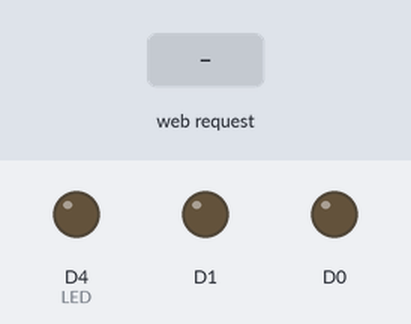
Bench run of a sketch on a simulated ESP8266 (NodeMCU). Shown: output pins drawn as LEDs (lit = HIGH). The inputs (shaded band) are chosen by the test bench. WiFi joins after 1.5 s; servers stay silent unless stated; what the sketch prints to the serial monitor is not drawn.

Above: at 2.7 s.
2.8 s: HTTP request GET /readADC received
At 4.1 s:
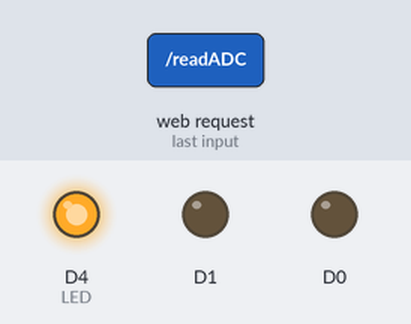
Timing chart, 0 to 5.8 s (numbered marks = the images above; inputs shaded):
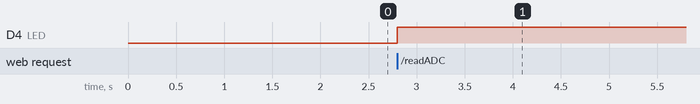

Measured:
- after the input at 2.8 s, D4 (LED): LOW → HIGH at once

The sketch:

Pocket-ECG-Monitor.ino
```cpp
/*
   This is developed by SAMEER TUTEJA and SANYAM CHHAJED and if required to modify it, please contact beforehand.
   https://github.com/sam-tj / https://github.com/Sanyam02
   This is tested for NODEMCU 1.0
   For any suggestions please contact us using GITHUB.
*/


#include <ESP8266WiFi.h>
#include <WiFiClient.h>
#include <ESP8266WebServer.h>

#include "index.h" //Our HTML webpage contents with javascripts

#define LED 2  //On board LED

//SSID and Password of your WiFi router
const char* ssid = "YOUR WIFI SSID";
const char* password = "PASSWORD";

ESP8266WebServer server(80); //Server on port 80

//===============================================================
// This routine is executed when you open its IP in browser
//===============================================================
void handleRoot() {
 String s = MAIN_page; //Read HTML contents
 server.send(200, "text/html", s); //Send web page
}

void handleADC()
{
    int a = analogRead(A0);
    int b=a/2;
    String adcValue = String(b);
 digitalWrite(LED,!digitalRead(LED)); //Toggle LED on data request ajax
 server.send(200, "text/plane", adcValue); //Send ADC value only to client ajax request
}
//==============================================================
//                  SETUP
//==============================================================
void setup(void){
  Serial.begin(9600);

  WiFi.begin(ssid, password);     //Connect to your WiFi router
  Serial.println("");

  //Onboard LED port Direction output
  pinMode(LED,OUTPUT);
  pinMode(D1,OUTPUT);
  pinMode(D0,OUTPUT);

  // Wait for connection
  while (WiFi.status() != WL_CONNECTED) {
    delay(500);
    Serial.print(".");
  }

  //If connection successful show IP address in serial monitor
  Serial.println("");
  Serial.print("Connected to ");
  Serial.println(ssid);
  Serial.print("IP address: ");
  Serial.println(WiFi.localIP());  //IP address assigned to your ESP

  server.on("/", handleRoot);      //Which routine to handle at root location. This is display page
  server.on("/readADC", handleADC); //This page is called by java Script AJAX

  server.begin();                  //Start server
  Serial.println("HTTP server started");
}
//==============================================================
//                     LOOP
//==============================================================
void loop(void){
  server.handleClient();          //Handle client requests
}
```

connections.ino
```cpp
/*
    Connections

    AD8232 -> NodeMCU
    OUTPUT -> A0
    (LO-) -> D0
    (LO+) -> D1
    3.3V -> 3.3V
    GND -> GND

*/
```

index.h
```cpp
const char MAIN_page[] PROGMEM = R"=====(
<!doctype html>
<html>

<head>
	<title>Pocket ECG Monitor</title>
	<script src = "https://cdnjs.cloudflare.com/ajax/libs/Chart.js/2.7.3/Chart.min.js"></script>
	<style>
	canvas{
		-moz-user-select: none;
		-webkit-user-select: none;
		-ms-user-select: none;
	}

	/* Data Table Styling */
	#dataTable {
	  font-family: "Trebuchet MS", Arial, Helvetica, sans-serif;
	  border-collapse: collapse;
	  width: 100%;
	}

	#dataTable td, #dataTable th {
	  border: 1px solid #ddd;
	  padding: 8px;
	}

	#dataTable tr:nth-child(even){background-color: #f2f2f2;}

	#dataTable tr:hover {background-color: #ddd;}

	#dataTable th {
	  padding-top: 12px;
	  padding-bottom: 12px;
	  text-align: left;
	  background-color: #4CAF50;
	  color: white;
	}
	</style>
</head>

<body>
    <div style="text-align:center;"><b>Pocket ECG Monitor </b><br>Real Time Data Logging for ECG </div>
    <div class="chart-container" position: relative; height:350px; width:100%">
        <canvas id="Chart" width="400" height="400"></canvas>
    </div>
<div>
	<table id="dataTable">
	  <tr><th>Time</th><th>Value</th></tr>
	</table>
</div>
<br>
<br>

<script>
//Graphs visit: https://www.chartjs.org
var values = [];0
var timeStamp = [];
function showGraph()
{
    for (i = 0; i < arguments.length; i++) {
    	values.push(arguments[i]);
    }

    var ctx = document.getElementById("Chart").getContext('2d');
    var Chart2 = new Chart(ctx, {
        type: 'line',
        data: {
            labels: timeStamp,	//Bottom Labeling
            datasets: [{
                label: "Value",
                fill: false,	//Try with true
                backgroundColor: 'rgba( 243, 156, 18 , 1)', //Dot marker color
                borderColor: 'rgba( 243, 156, 18 , 1)',	//Graph Line Color
                data: values,
            }],
        },
        options: {
            title: {
                    display: true,
                    text: "mV v/s Time Graph"//3rd line from top
                },
            maintainAspectRatio: false,
            elements: {
            line: {
                    tension: 0.5 //Smoothening (Curved) of data lines
                }
            },
            scales: {
                    yAxes: [{
                        ticks: {
                            beginAtZero:true
                        }
                    }
                ]
            }
        }
    });
}

//On Page load show graphs
window.onload = function() {
	console.log(new Date().toLocaleTimeString());
	showGraph(5,10,4,58);
};

setInterval(function() {
  // Call a function repetatively with 1 Second interval
  getData();
}, 1000); //1000mSeconds update rate

function getData() {
  var xhttp = new XMLHttpRequest();
  xhttp.onreadystatechange = function() {
    if (this.readyState == 4 && this.status == 200) {
     //Push the data in array
	var time = new Date().toLocaleTimeString();
	var ADCValue = this.responseText;
      values.push(ADCValue);
      timeStamp.push(time);
      showGraph();	//Update Graphs
	//Update Data Table
	  var table = document.getElementById("dataTable");
	  var row = table.insertRow(1);	//Add after headings
	  var cell1 = row.insertCell(0);
	  var cell2 = row.insertCell(1);
	  cell1.innerHTML = time;
	  cell2.innerHTML = ADCValue;
    }
  };
  xhttp.open("GET", "readADC", true);	//Handle readADC server on ESP8266
  xhttp.send();
}
</script>
</body>
</html>

)=====";
```
